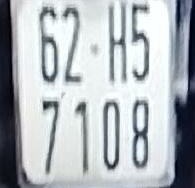
#> input picture YOLOv5/DA1-main/runs/detect/exp/crops/bienso/Bike.jpg, 195 x 188 px
$ python re_cut.py
#> lines starting #> are read from the running program, lines starting #| are printed output that depends on the picture; after the words box and inside, x2 and y2 are one past the last pixel; in counts of white or black regions, pixels touching at a corner belong together
import cv2
import numpy as np

img = cv2.imread('runs/detect/exp/crops/bienso/Bike.jpg', 0)
#> img: shape (188, 195); min 0, max 255, mean 181.1
height, width = img.shape
#> height = 188; width = 195
new_width = 200
new_height = int(img.shape[0] * 200 / width) # keep original height
#> new_height = 192
dim = (new_width, new_height)
#> dim = (200, 192)

# resize image
resized = cv2.resize(img, dim, interpolation = cv2.INTER_AREA)
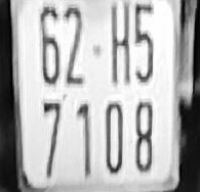
#> resized: shape (192, 200); min 1, max 255, mean 180.9

#cv2.imshow('Resized', resized)
ret, thresh = cv2.threshold(resized, 80, 255, cv2.THRESH_BINARY)
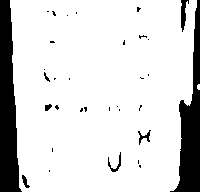
#> thresh: shape (192, 200); 85% white; 33 black regions (25 under 20 px), largest, box (x1, y1, x2, y2) and area: (0, 0, 22, 192) 2841, (170, 0, 200, 192) 2417, (181, 0, 189, 32) 136
#cv2.imshow('Threshold', thresh)
blur = cv2.GaussianBlur(thresh, (5, 5), 0)
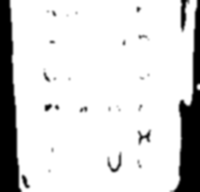
#> blur: shape (192, 200); min 0, max 255, mean 216.7
im_bw = cv2.Canny(thresh, 10, 200)
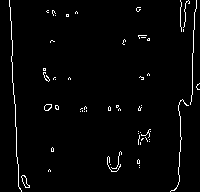
#> im_bw: shape (192, 200); 2.3% white in thin lines or dots
#cv2.imshow('Im_bw', im_bw)
contours, _ = cv2.findContours(im_bw, cv2.RETR_EXTERNAL,
                                cv2.CHAIN_APPROX_SIMPLE)
#> contours = 58 contours, 56 with area under 20; largest, box (x1, y1, x2, y2) and area: (21, 175, 30, 188) 44, (44, 104, 52, 111) 35

contours = sorted(contours, key=cv2.contourArea, reverse=True)[:1]
#> contours = 1 contour; box (x1, y1, x2, y2) and area: (21, 175, 30, 188) 44
# print(contours)
cnts = cv2.drawContours(resized.copy(), contours, -1, (0, 255, 0), 3)

#cv2.imshow('cnts', cnts)
min_x, min_y = new_width, new_height
#> min_x = 200; min_y = 192
max_x = max_y = 0

for i in contours:
    rect = cv2.minAreaRect(i)
    box = cv2.boxPoints(rect)
    box = np.int0(box)
    # cv2.drawContours(img, [box], -1, (0, 255, 0), 2)
    # cv2.imshow("Output", img)

    # cat anh de doc chu
    W = rect[1][0]
    H = rect[1][1]

    Xs = [i[0] for i in box]
    Ys = [i[1] for i in box]
    x1 = min(Xs)
    x2 = max(Xs)
    y1 = min(Ys)
    y2 = max(Ys)

    angle = rect[2]
    if angle > 45:
        angle -= 90

    # xoay ảnh
    center = ((x1 + x2) / 2, (y1 + y2) / 2)
    # Size of the upright rectangle bounding the rotated rectangle
    size = (x2 - x1, y2 - y1)
    M = cv2.getRotationMatrix2D((size[0] / 2, size[1] / 2), angle, 1.0)
    # Cropped upright rectangle
    cropped = cv2.getRectSubPix(resized, size, center)
    cropped = cv2.warpAffine(cropped, M, size)
    croppedW = H if H > W else W
    croppedH = H if H < W else W
    # Final cropped & rotated rectangle
    ROI = cv2.getRectSubPix(cropped, (int(croppedW), int(croppedH)), (size[0] / 2, size[1] / 2))
    #cv2.imshow('ROI', ROI)
    cv2.imwrite('./test.jpg', ROI)
#> this loop made 1 pass
#> (rect, box, W, H, Xs, Ys, x1, x2) on pass 1: (((24.78, 181.3), (4.86, 13.79), -23.2), [[25, 188], [19, 175], [24, 174], [29, 186]], 4.86, 13.79, [25, 19, 24, 29], [188, 175, 174, 186], 19, 29)
cv2.waitKey(0)
